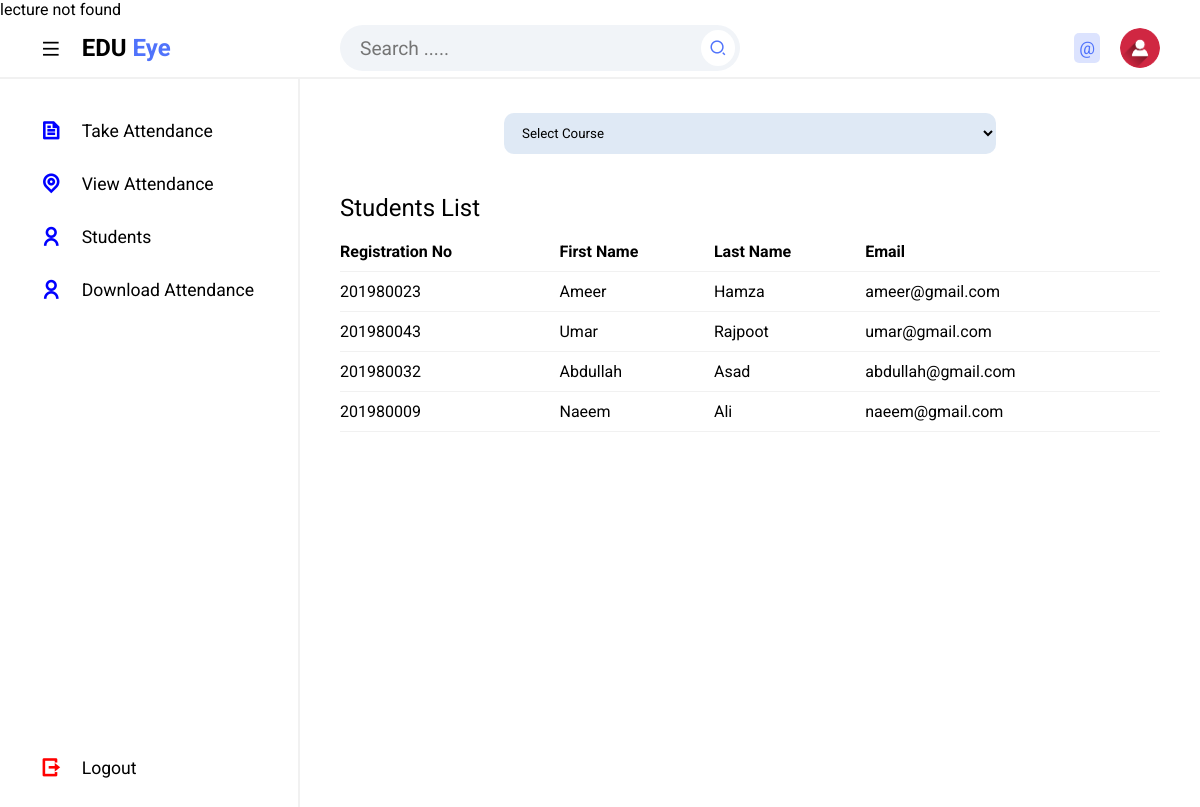
The app's page /Lecture/viewStudents.php?course=AI (signed in) with its own data.
### tables this page shows
CREATE TABLE `tblstudents` (
  `Id` int(10) NOT NULL,
  `firstName` varchar(255) NOT NULL,
  `lastName` varchar(255) NOT NULL,
  `registrationNumber` varchar(255) NOT NULL,
  `email` varchar(50) NOT NULL,
  `password` char(30) NOT NULL,
  `faculty` varchar(10) NOT NULL,
  `courseCode` varchar(20) NOT NULL,
  `studentImage1` varchar(300) NOT NULL,
  `studentImage2` varchar(300) NOT NULL,
  `dateRegistered` varchar(50) NOT NULL
);

### Lecture/viewStudents.php (the view, shortened to what this page needs)
<?php
include '../Includes/dbcon.php';
$courseCode = isset($_GET['course']) ? $_GET['course'] : '';
?>
<!DOCTYPE html>
<html lang="en">
<head>
  <link rel="stylesheet" href="css/styles.css">
  <link href="https://cdnjs.cloudflare.com/ajax/libs/remixicon/4.2.0/remixicon.css" rel="stylesheet">
</head>
<body>
<?php include 'includes/topbar.php';?>
    <section class="main">
        <?php include 'includes/sidebar.php';?>
    <div class="main--content">
    <form class="lecture-options" id="selectForm" method="GET" action="">
    <select required name="course" id="courseSelect" onChange="updateTable()">
        <option value="" selected>Select Course</option>
    </select>
    </form>
    <div class="table-container">
    <div class="title">
        <h2 class="section--title">Students List</h2>
    </div>
    <div class="table attendance-table" id="attendaceTable">
        <table>
        <thead>
                <tr>
                    <th>Registration No</th>
                    <th>First Name</th>
                    <th>Last Name</th>
                    <th>Email</th>
                </tr>
            </thead>
            <tbody>
      <?php
      if (!empty($courseCode)) {
          $query = "SELECT * FROM tblstudents WHERE courseCode = '$courseCode'";
          $result = mysqli_query($conn, $query);
          if (mysqli_num_rows($result) > 0) {
              while ($row = mysqli_fetch_assoc($result)) {
                  echo "<tr>";
                  echo "<td>" . $row['registrationNumber'] . "</td>";
                  echo "<td>" . $row['firstName'] . "</td>";
                  echo "<td>" . $row['lastName'] . "</td>";
                  echo "<td>" . $row['email'] . "</td>";
                  echo "</tr>";
              }
          } else {
              echo "<tr><td colspan='4'>No students found for this course.</td></tr>";
          }
      }
      ?>
            </tbody>
        </table>
    </div>
</div>
            </div>
</section>
</body>
</html>

### Lecture/Includes/topbar.php (shortened to what this page needs)
<?php
$fullName = "";
if (isset($_SESSION['userId'])) {
    $userId = $conn->real_escape_string($_SESSION['userId']);
    $query = "SELECT * FROM tbllecture WHERE Id = $userId";
    $rs = $conn->query($query);
    if ($rs) {
        $num = $rs->num_rows;
        if ($num > 0) {
            $row = $rs->fetch_assoc();
            $fullName = $row['firstName'] . " " . $row['lastName'];
                } else {
            echo "lecture not found";
        }
    } else {
        echo "Error: " . $conn->error;
    }
} else {
 header('location: ../index.php');
}
?>
<section class="header">
        <div class="logo">
            <i class="ri-menu-line icon icon-0 menu"></i>
            <h2>EDU <span> Eye</span></h2>
        </div>
        <div class="search--notification--profile">
        <div id="searchInput" class="search">
            <input type="text" id="searchText" placeholder="Search .....">
            <button onclick="searchItems()"><i class="ri-search-2-line"></i></button>
        </div>
            <div class="notification--profile">
              <div class="picon lock">
               @ <?php echo $fullName; ?>
                </div>
                <div class="picon profile">
                    <img src="../admin/img/user.png" alt="">
                </div>
            </div>
        </div>
    </section>

### Lecture/Includes/sidebar.php (shortened to what this page needs)
<div class="sidebar">
            <ul class="sidebar--items">
                <li>
                    <a href="takeAttendance.php">
                        <span class="icon icon-1"><i class="ri-file-text-line"></i></span>
                        <span class="sidebar--item">Take Attendance</span>
                    </a>
                </li>
                <li>
                    <a href="viewAttendance.php">
                        <span class="icon icon-1"><i class="ri-map-pin-line"></i></span>
                        <span class="sidebar--item" style="white-space: nowrap;">View Attendance</span>
                    </a>
                </li>
                <li>
                    <a href="viewStudents.php">
                        <span class="icon icon-1"><i class="ri-user-line"></i></span>
                        <span class="sidebar--item">Students</span>
                    </a>
                </li>
                <li>
                    <a href="downloadRecord.php">
                        <span class="icon icon-1"><i class="ri-user-line"></i></span>
                        <span class="sidebar--item">Download Attendance</span>
                    </a>
                </li>
            </ul>
            <ul class="sidebar--bottom-items">
                <li>
                    <a href="../logout.php">
                        <span class="icon icon-2"><i class="ri-logout-box-r-line"></i></span>
                        <span class="sidebar--item">Logout</span>
                    </a>
                </li>
            </ul>
        </div>

### Lecture/css/styles.css (style rules this page uses)
* { margin: 0; padding: 0; box-sizing: border-box; font-family: 'Roboto', sans-serif; }
body { position: relative; width: 100%; }
.header { height: 60px; width: 100%; display: flex; align-items: center; border-bottom: 2px solid #f1f1f1; }
.logo { display: flex; align-items: center; width: 300px; padding-left: 40px; }
.logo span { color: #5073fb; }
.search--notification--profile { display: flex; align-items: center; justify-content: space-between; width: calc(100% - 300px); padding: 0 40px; }
.search { background-color: #f1f4f8; border-radius: 50px; width: 400px; padding: 5px; display: flex; align-items: center; justify-content: space-between; }
.search input { background-color: transparent; outline: none; border: none; text-indent: 15px; width: 85%; font-size:1.2em; }
.search button { outline: none; border: none; border-radius: 50%; background-color: #fff; padding: 8px; display: flex; align-items: center; justify-content: center; }
.search button i { font-size: 1.1rem; color: #5073fb; }
.notification--profile { display: flex; align-items: center; }
.picon { margin-left: 20px; font-size: 1.1rem; padding: 5px; border-radius: 5px; }
.lock { color: #5073fb; background-color: rgba(80, 115, 251, .2); }
.profile { position: relative; width: 40px; height: 40px; border-radius: 50%; overflow: hidden; }
.lecture-options { display:flex; justify-content:space-around; padding-top:1.5rem; }
img { position: absolute; top: 0; left: 0; width: 100%; height: 100%; object-fit: cover; }
.main { position: relative; width: 100%; min-height: calc(100vh - 60px); }
.sidebar { position: absolute; top: 0; left: 0; height: 100%; width: 300px; background-color: #fff; padding: 30px; display: flex; flex-direction: column; justify-content: space-between; border-right: 2px solid #f1f1f1; transition: .3s; }
li { list-style: none; }
a { text-decoration: none; }
.sidebar--items a, .sidebar--bottom-items a { display: flex; align-items: center; margin-bottom: 10px; font-size: 1.1rem; color: #000; padding: 10px; border-radius: 10px; }
.sidebar--bottom-items li:last-child a { margin-bottom: 0; }
.icon { position: relative; display: flex; align-items: center; justify-content: center; margin-right: 20px; font-size: 1.3rem; }
.icon-1 { color: blue; font-weight:bold; }
.icon-2 { color: red; font-weight:bold; }
thead { position:sticky; top:0; background-color:white; padding:20px; }
.main--content { position: absolute; top: 0; right: 0; height: 100%; width: calc(100% - 300px); padding: 0 40px; transition: .3s; }
.title { display: flex; align-items: center; justify-content: space-between; margin-bottom: 10px; margin-top: 30px; }
.section--title { font-weight: 400; }
.table-container { margin-bottom: 20px; }
.table { height: 200px; overflow-y: scroll; }
table { width: 100%; text-align: left; border-collapse: collapse; }
.attendance-table { overflow-x: scroll; height:300px; }
tr { border-bottom: 1px solid #f1f1f1; }
td, th { padding-block: 10px; }
form select { width:60%; outline:none; border:none; background:#dfe9f5; padding:12px 14px; margin:10px; border-radius:10px; }

### records on screen
tblstudents: registrationNumber "201980023", firstName "Ameer", lastName "Hamza", email "ameer@gmail.com"
tblstudents: registrationNumber "201980043", firstName "Umar", lastName "Rajpoot", email "umar@gmail.com"
tblstudents: registrationNumber "201980032", firstName "Abdullah", lastName "Asad", email "abdullah@gmail.com"
tblstudents: registrationNumber "201980009", firstName "Naeem", lastName "Ali", email "naeem@gmail.com"
